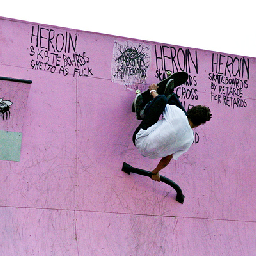
#> input picture coco2pixelart/trainA/coco20171021.png, 256 x 256 px, found by its file name; its folder holds only this picture in this run
$ python anime_pic_preprocessing.py
#> lines starting #> are read from the running program, lines starting #| are printed output that depends on the picture
import cv2
print('OpenCV version: ' + cv2.__version__)

from matplotlib import pyplot as plt

import numpy as np

#git clone https://github.com/felichan98/AISchools
#import sys
#sys.path.insert(0,'/content/AISchools')

"""Importo la directory, carico una lista di immagini in list_screenshots"""

import os

directory = './trainA/'

#Preparo una lista di img di input raccolte dalla cartella PixelArt_Screenshot

list_pic = []

i = 0

for filename in os.scandir(directory):
    if filename.is_file():
      i = i+1
      if(i < 1500):
          path = directory + filename.name
          img = cv2.imread(path, cv2.IMREAD_COLOR)
#> img is the input picture: shape (256, 256, 3); mean B, G, R 183.1, 150.9, 185.4
          img = cv2.cvtColor(img, cv2.COLOR_BGR2RGB)

          list_pic.append(img)
      else:
        break

"""Rimozione bande nere"""

def remove_black_lines(img):

  y_nonzero, x_nonzero, _ = np.nonzero(img)

  try:
    img = img[np.min(y_nonzero) + 5 :np.max(y_nonzero) -5, np.min(x_nonzero) +5:np.max(x_nonzero) -5]
    return img
  except:
    return img


"""Square-shaping

Se la foto è rettangolare, viene resa quadrata (mantenendo lo stesso centro)
"""

def square(img):
  if(img.shape[0] != img.shape[1]):
    max_dim = np.amax(img.shape[0:2])
    min_dim = np.amin(img.shape[0:2])
    center = max_dim // 2

    if(img.shape[0] == max_dim):
      img = img[center-min_dim//2:center+min_dim//2,:]

    if(img.shape[1] == max_dim):
      img = img[:,center-min_dim//2:center+min_dim//2]

  return img

"""Resize

Ridimensiono tutto a 256 x 256px
"""

def resize(img, dim):
  #NEAREST : per le pixel arr BILINEAR : per l'altro dominio
  img_resized = cv2.resize(img, dim, interpolation = cv2.INTER_NEAREST)
  return img_resized


out_path = './out/'

#plt.imshow(list_screenshots[0])
#plt.show()

for i in range(len(list_pic)):

    cropped_img = list_pic[i]

    cropped_img = remove_black_lines(cropped_img)

    cropped_img = square(cropped_img)
    cropped_img = resize(cropped_img, (256,256))

    filename = out_path + str(i) + '.png'

    cropped_img = cv2.cvtColor(cropped_img, cv2.COLOR_RGB2BGR)
    cv2.imwrite(filename, cropped_img)
#> this loop made 1 pass
#> filename on pass 1: './out/0.png'
#> pass 1, in remove_black_lines, `img = img[np.min(y_nonzero) + 5 :np.max(y_nonzero) -5, np.min(x_nonzer..`:
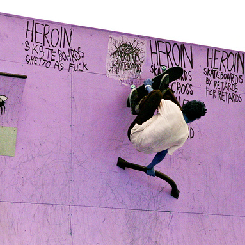
#> img: shape (245, 245, 3); mean of channels 0, 1, 2 183.3, 148.3, 181; drawn as B, G, R
#> pass 1, in resize, `img_resized = cv2.resize(img, dim, interpolation = cv2.INTER_NEAREST)`:
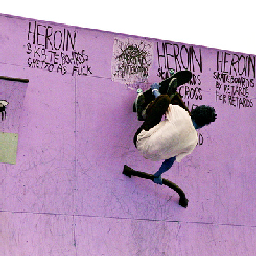
#> img_resized: shape (256, 256, 3); mean of channels 0, 1, 2 183.5, 148.5, 181.1; drawn as B, G, R

$ run again, on coco2pixelart/trainA/coco2017151.png
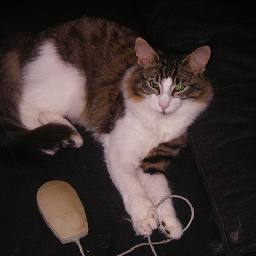
#> input picture coco2pixelart/trainA/coco2017151.png, 256 x 256 px, found by its file name
#> img is the input picture: shape (256, 256, 3); mean B, G, R 47.9, 50.6, 61.5
#> the loop `for i in range(len(list_pic)): ` made 1 pass
#> filename on pass 1: './out/0.png'
#> pass 1, in remove_black_lines, `img = img[np.min(y_nonzero) + 5 :np.max(y_nonzero) -5, np.min(x_nonzer..`:
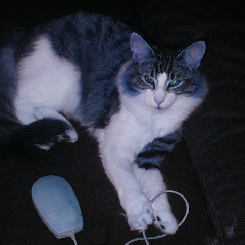
#> img: shape (245, 245, 3); mean of channels 0, 1, 2 65.7, 53.9, 51.1; drawn as B, G, R
#> pass 1, in resize, `img_resized = cv2.resize(img, dim, interpolation = cv2.INTER_NEAREST)`:
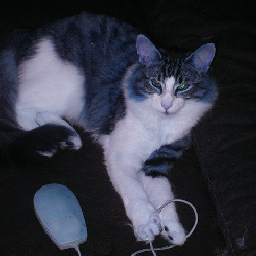
#> img_resized: shape (256, 256, 3); mean of channels 0, 1, 2 65.7, 53.9, 51.1; drawn as B, G, R

$ run again, on coco2pixelart/trainA/coco2017175.png
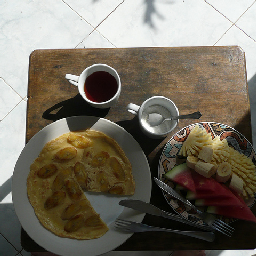
#> input picture coco2pixelart/trainA/coco2017175.png, 256 x 256 px, found by its file name
#> img is the input picture: shape (256, 256, 3); mean B, G, R 97.4, 110.5, 117.3
#> the loop `for i in range(len(list_pic)): ` made 1 pass
#> filename on pass 1: './out/0.png'
#> pass 1, in remove_black_lines, `img = img[np.min(y_nonzero) + 5 :np.max(y_nonzero) -5, np.min(x_nonzer..`:
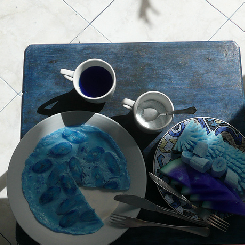
#> img: shape (245, 245, 3); mean of channels 0, 1, 2 114.8, 107.2, 93.3; drawn as B, G, R
#> pass 1, in resize, `img_resized = cv2.resize(img, dim, interpolation = cv2.INTER_NEAREST)`:
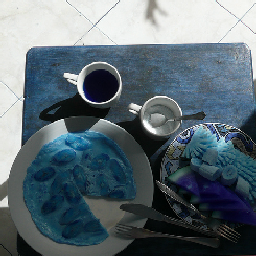
#> img_resized: shape (256, 256, 3); mean of channels 0, 1, 2 115.1, 107.5, 93.5; drawn as B, G, R

$ run again, on coco2pixelart/trainA/coco2017572.png
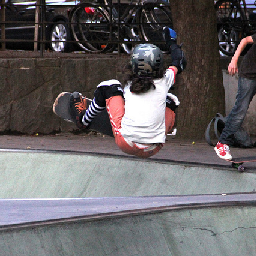
#> input picture coco2pixelart/trainA/coco2017572.png, 256 x 256 px, found by its file name
#> img is the input picture: shape (256, 256, 3); mean B, G, R 101.4, 99.5, 103.3
#> the loop `for i in range(len(list_pic)): ` made 1 pass
#> filename on pass 1: './out/0.png'
#> pass 1, in remove_black_lines, `img = img[np.min(y_nonzero) + 5 :np.max(y_nonzero) -5, np.min(x_nonzer..`:
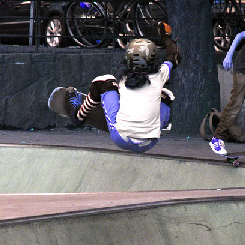
#> img: shape (245, 245, 3); mean of channels 0, 1, 2 103.7, 99.6, 101.5; drawn as B, G, R
#> pass 1, in resize, `img_resized = cv2.resize(img, dim, interpolation = cv2.INTER_NEAREST)`:
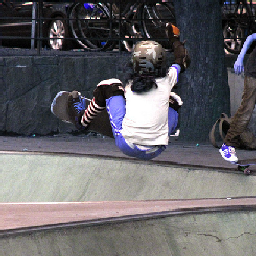
#> img_resized: shape (256, 256, 3); mean of channels 0, 1, 2 103.4, 99.4, 101.3; drawn as B, G, R

$ run again, on coco2pixelart/trainA/coco20171109.png
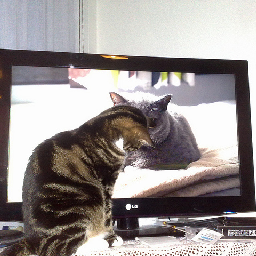
#> input picture coco2pixelart/trainA/coco20171109.png, 256 x 256 px, found by its file name
#> img is the input picture: shape (256, 256, 3); mean B, G, R 143.3, 144.4, 151.4
#> the loop `for i in range(len(list_pic)): ` made 1 pass
#> filename on pass 1: './out/0.png'
#> pass 1, in remove_black_lines, `img = img[np.min(y_nonzero) + 5 :np.max(y_nonzero) -5, np.min(x_nonzer..`:
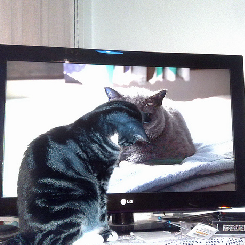
#> img: shape (245, 245, 3); mean of channels 0, 1, 2 149.7, 142.7, 141.6; drawn as B, G, R
#> pass 1, in resize, `img_resized = cv2.resize(img, dim, interpolation = cv2.INTER_NEAREST)`:
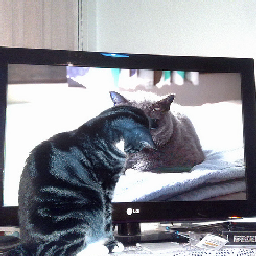
#> img_resized: shape (256, 256, 3); mean of channels 0, 1, 2 149.7, 142.6, 141.5; drawn as B, G, R
